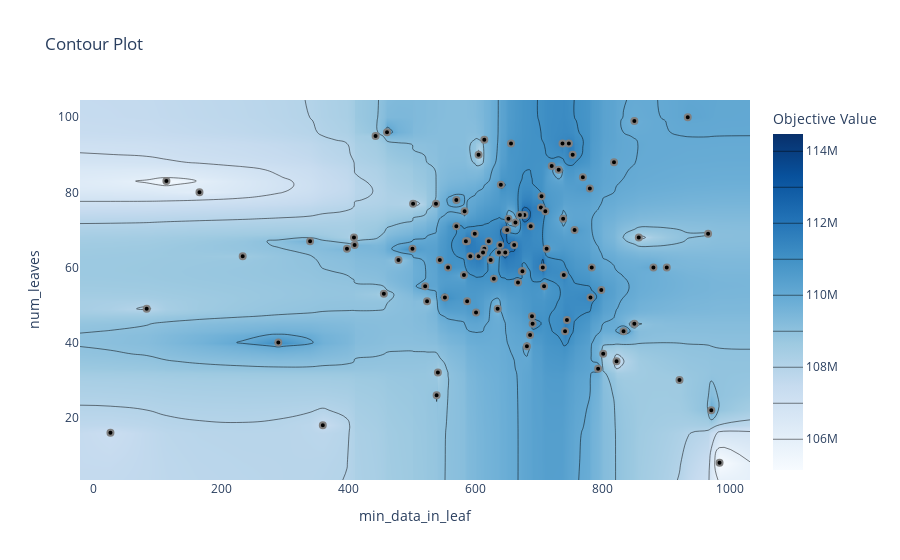

The cell this chart's notebook holds for it:
### Code cell
plot_contour(study, params=['num_leaves','min_data_in_leaf'] )

### Figure 1 — Plotly figure (JSON) as saved in the notebook; plotly's stock layout.template omitted (floating-point values rounded to 4 significant figures; data arrays with more than 128 entries replaced by an {"elided": "..."} marker saying what was removed)
{"data": [{"colorbar": {"title": {"text": "Objective Value"}}, "colorscale": [[0, "rgb(247,251,255)"], [0.125, "rgb(222,235,247)"], [0.25, "rgb(198,219,239)"], [0.375, "rgb(158,202,225)"], [0.5, "rgb(107,174,214)"], [0.625, "rgb(66,146,198)"], [0.75, "rgb(33,113,181)"], [0.875, "rgb(8,81,156)"], [1, "rgb(8,48,107)"]], "connectgaps": true, "contours": {"coloring": "heatmap"}, "hoverinfo": "none", "line": {"smoothing": 1.3}, "reversescale": false, "type": "contour", "x": [-21.9, 26, 83, 114, 166, 234, 290, 340, 360, 398, 409, 410, 443, 456, 461, 479, 501, 502, 521, 524, 538, 539, 541, 544, 552, 557, 570, 582, 583, 585, 587, 592, 599, 601, 605, 612, 614, 621, 624, 629, 635, 637, 639, 640, 647, 648, 650, 652, 656, 661, 663, 667, 670, 673, 674, 677, 681, 686, 687, 689, 690, 703, 704, 706, 708, 710, 712, 720, 731, 737, 738, 739, 741, 744, 747, 753, 756, 769, 780, 781, 783, 793, 798, 801, 818, 822, 833, 850, 857, 880, 901, 921, 934, 966, 971, 984, 1032.0], "y": [3.4, 8, 16, 18, 22, 26, 30, 32, 33, 35, 37, 39, 40, 42, 43, 45, 46, 47, 48, 49, 51, 52, 53, 54, 55, 56, 57, 58, 59, 60, 62, 63, 64, 65, 66, 67, 68, 69, 70, 71, 72, 73, 74, 75, 76, 77, 78, 79, 80, 81, 82, 83, 84, 86, 87, 88, 90, 93, 94, 95, 96, 99, 100, 104.6], "z": {"elided": "64x97 int values"}}, {"marker": {"color": "black", "line": {"color": "Gray", "width": 2}}, "mode": "markers", "name": "Feasible Trial", "showlegend": false, "type": "scatter", "x": [541, 234, 360, 605, 971, 731, 801, 114, 83, 410, 984, 398, 966, 689, 793, 744, 635, 850, 703, 502, 850, 706, 708, 583, 901, 738, 629, 443, 290, 539, 781, 798, 686, 780, 880, 663, 587, 921, 753, 544, 822, 737, 720, 747, 656, 166, 857, 934, 769, 614, 818, 741, 681, 704, 756, 833, 552, 26, 461, 647, 637, 739, 783, 661, 587, 585, 501, 340, 570, 601, 667, 624, 524, 456, 652, 710, 582, 690, 639, 605, 479, 599, 521, 673, 557, 614, 612, 409, 677, 670, 570, 648, 621, 650, 592, 687, 538, 712, 640, 674], "y": [32, 63, 18, 90, 22, 86, 37, 83, 49, 66, 8, 65, 69, 47, 33, 46, 49, 45, 76, 77, 99, 60, 55, 75, 60, 73, 57, 95, 40, 26, 52, 54, 42, 81, 60, 72, 51, 30, 90, 62, 35, 93, 87, 93, 93, 80, 68, 100, 84, 94, 88, 43, 39, 79, 70, 43, 52, 16, 96, 64, 64, 58, 60, 66, 67, 67, 65, 67, 71, 48, 56, 62, 51, 53, 73, 75, 58, 45, 66, 63, 62, 69, 55, 59, 60, 65, 64, 68, 74, 74, 78, 70, 67, 70, 63, 71, 77, 65, 82, 59]}, {"marker": {"color": "#cccccc", "line": {"color": "Gray", "width": 2}}, "mode": "markers", "name": "Infeasible Trial", "showlegend": false, "type": "scatter", "x": [], "y": []}], "layout": {"title": {"text": "Contour Plot"}, "xaxis": {"range": [-21.9, 1032.0], "title": {"text": "min_data_in_leaf"}}, "yaxis": {"range": [3.4, 104.6], "title": {"text": "num_leaves"}}}}
